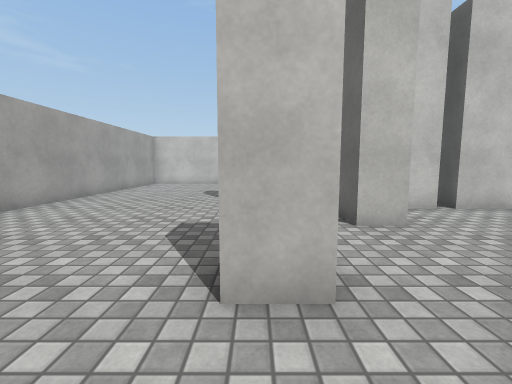
View 1 (above)

16 first-person views from a walk through a scene from a Unity 3-D project. The camera is 1.2 m above the floor, tilts 6° down and sees 90° across. The floor is counted in squares, 1 m on a side. Each view is taken from the middle of a square. On the plan, view 1 faces up. The plan holds only what a view shows up to about 12 squares ahead; the rest is blank. The place goes on beyond the plan. The player is left out. Surface patterns are stand-ins for the level's own textures.

View 2
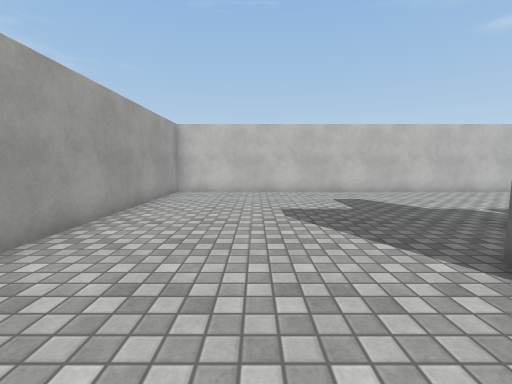

View 3
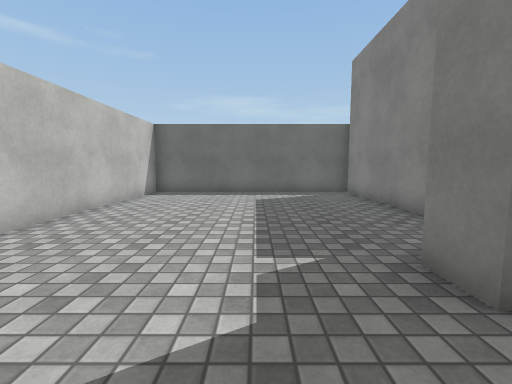

View 4
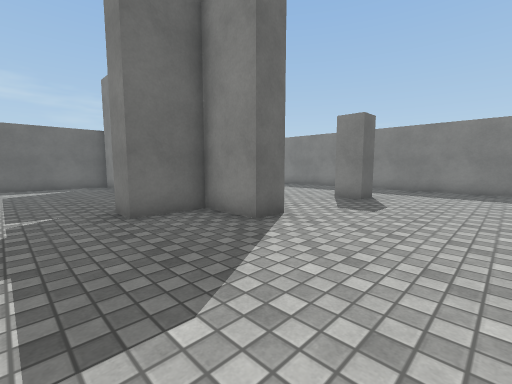

View 5
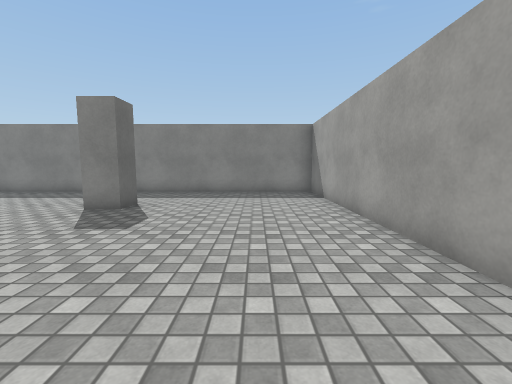

View 6
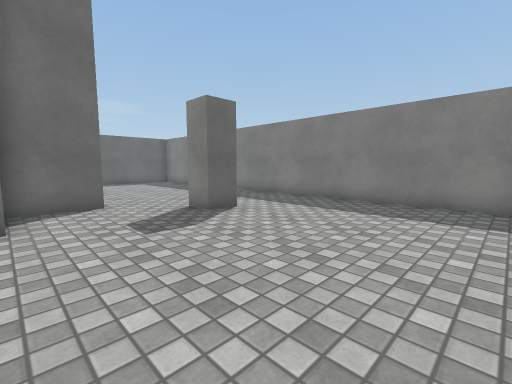

View 7
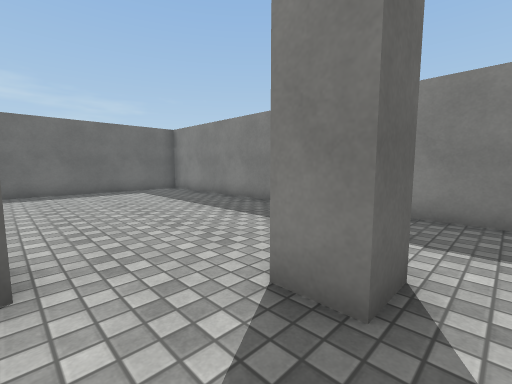

View 8
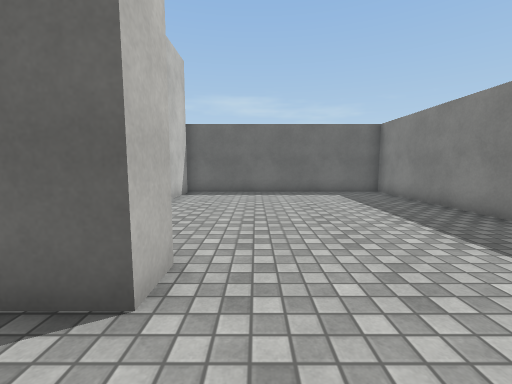

View 9
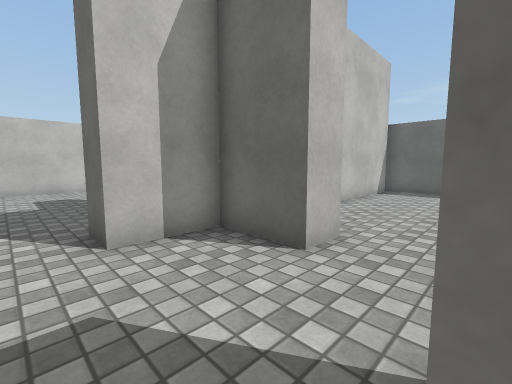

View 10
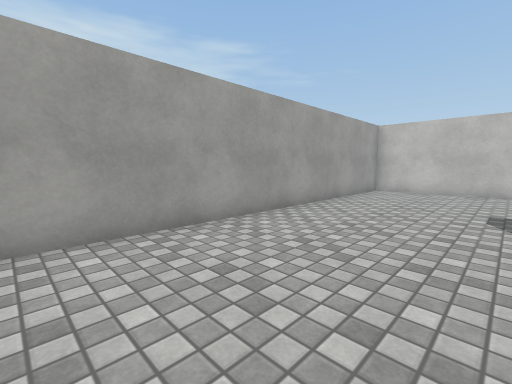

View 11
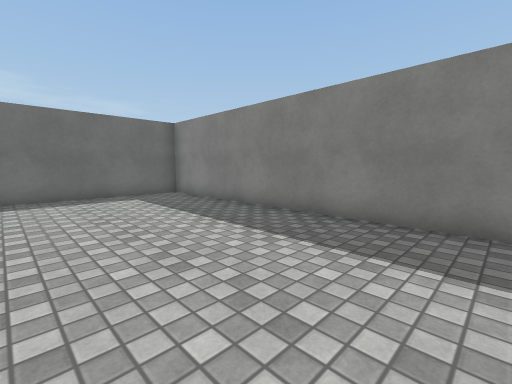

View 12
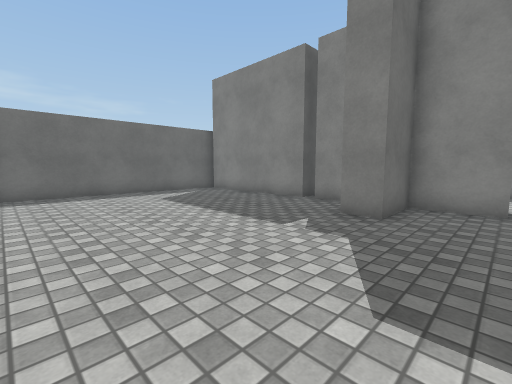

View 13
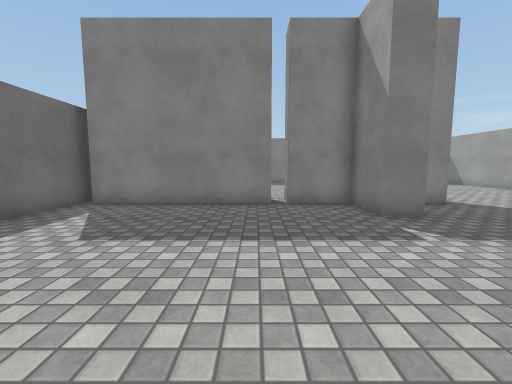

View 14
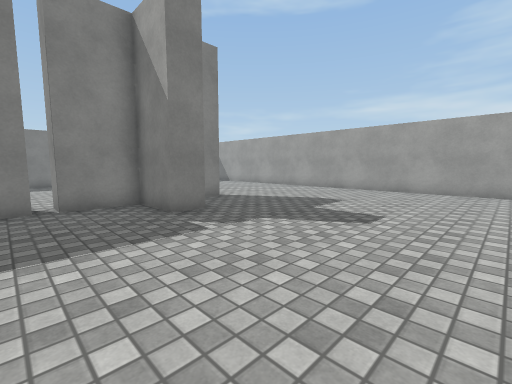

View 15
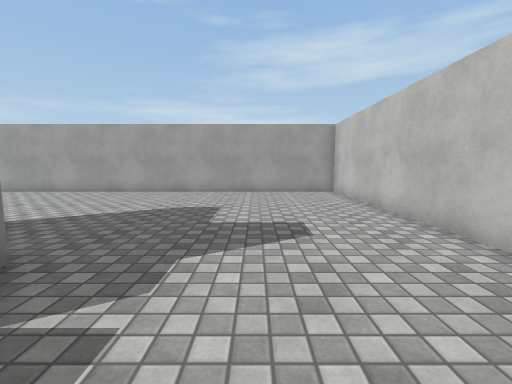

View 16
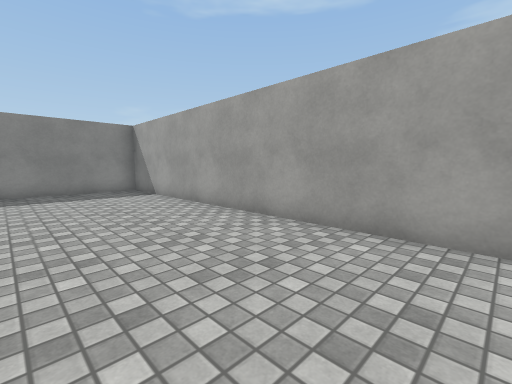

### Floor plan
Points are (right, up) in squares from view 1. A wall is a line through its corners. A room is listed if a view was taken in it or the views show most of it. See-through windows are left out.
Room 1 (views 1, 2, 3, 4, 5, 6, 7, 8, 9, 10, 11, 12, 13, 14, 15, 16)
walls: (2, 5) (2, 7) (0, 7) (0, 8) (2, 8) (2, 10) (3, 10) (3, 8) (5, 8); (5.5, 8) (11.2, 8); (0.8, 2.1) (-0.3, 2.1) (-0.3, 3.1) (0.8, 3.1); (11.5, 7.5) (11.5, 16.5) (-6.5, 16.5) (-6.5, -1.5) (1.5, -1.5)
ways out: opening at (1, 1) to room 2
Room 2 (no view inside)
walls: (3.1, 5) (2, 5); (5, 7) (4.1, 7); (1.5, -1.5) (11.5, -1.5) (11.5, 7.5); (11.2, 7) (5.5, 7)
ways out: opening at (1, 1) to room 1

Where each view was taken, in squares from view 1:
view 1: 0 up, 0 right, facing up
view 2: 5 up, 3 left, facing up
view 3: 12 up, 0 right, facing right
view 4: 12 up, 4 left, facing down-right
view 5: 10 up, 4 left, facing down
view 6: 7 up, 6 left, facing down-right
view 7: 5 up, 1 left, facing down-right
view 8: 4 up, 0 right, facing right
view 9: 3 up, 1 left, facing up-right
view 10: 4 up, 2 left, facing up-left
view 11: 4 up, 1 right, facing down-right
view 12: 16 up, 0 right, facing down-right
view 13: 16 up, 6 right, facing down
view 14: 16 up, 6 right, facing down-left
view 15: 13 up, 5 right, facing left
view 16: 11 up, 2 left, facing down-left
